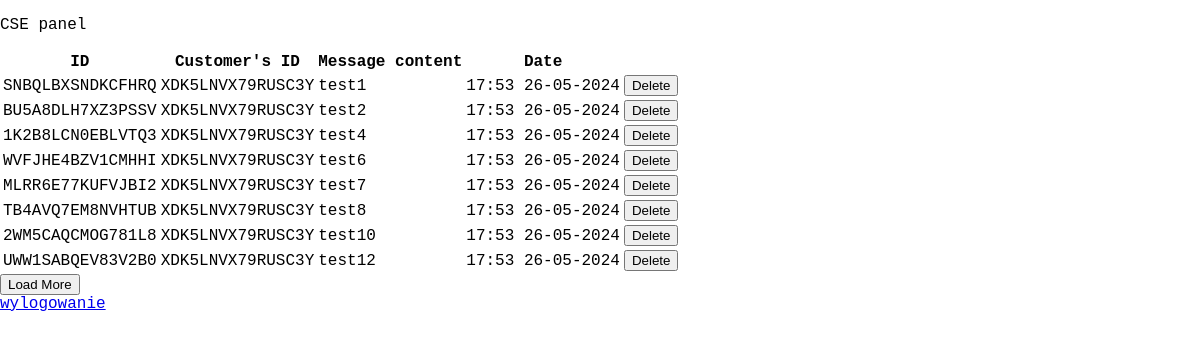
Before: /cse_dashboard (signed in) with the older database file.
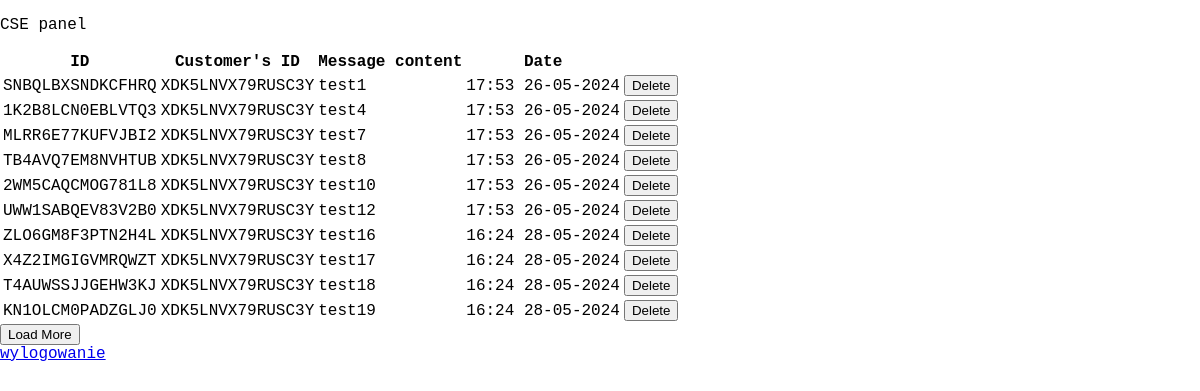
After: the same page with the newer database file.
### app/__init__.py (models this page shows, shortened)
class Messages(db.Model):
    __tablename__ = "Messages"
    message_id = db.Column(db.String(16), primary_key=True, unique=True)
    content = db.Column(db.String(1000), nullable=False)
    date = db.Column(db.DateTime, nullable=False)
    customer_id = db.Column(db.String(16), db.ForeignKey('Customers.customer_id'), nullable=False)
    cse_id = db.Column(db.String(16), db.ForeignKey('CustomerServiceEmployees.cse_id'), nullable=False)

### app/views.py (the view)
@app.route("/cse_dashboard", methods=['GET','POST'])
@login_required
def cse_dashboard():
    limit = 10
    offset = int(request.args.get('offset', 0))
    messages = get_messages(limit, offset)
    return render_template("cse_dashboard.html",messages=messages, offset=offset, limit=limit)

### app/models/utils.py (called while the page is built)
def beautify_date(list):
    for item in list:
        item.formatted_date  = item.date.strftime("%H:%M %d-%m-%Y")
    return list

def get_messages(limit: int, offset: int = 0):
    messages = Messages.query.all()
    messages.sort(key=lambda x: x.date, reverse=False)
    former_messages = messages[:offset+limit]
    return beautify_date(former_messages)

### app/views.py (called while the page is built)
@login_manager.user_loader
def load_user(pesel):
    return Users.query.get(pesel)

### app/templates/cse_dashboard.html (shortened to what this page needs)
{% extends 'base.html'%}
{% block body %}
<p>CSE panel</p>
<table>
    <tr>
        <th>ID</th>
        <th>Customer's ID</th>
        <th>Message content</th>
        <th>Date</th>
    </tr>
    {% for item in messages %}
    <tr>
        <td>{{ item.message_id }}</td>
        <td>{{ item.customer_id }}</td>
        <td>{{ item.content }}</td>
        <td>{{ item.formatted_date }}</td>
        <td>
            <form method="post" action="{{ url_for('delete_message', message_id=item.message_id) }}">
                <button type="submit">Delete</button>
            </form>
        </td>
    </tr>
    {% endfor %}
</table>
<form method="get" action="/cse_dashboard">
    <button type="submit">Load More</button>
</form>
<a href="{{ url_for('logout') }}" class="link">wylogowanie</a>
{% endblock %}

### app/templates/base.html (shortened to what this page needs)
<!DOCTYPE html>
<html lang="en">
<head>
    <link rel="stylesheet" href="{{ url_for('static', filename='css/main.css') }}">
</head>
<body>
    {% block body %}{% endblock %}
</body>
</html>

### app/static/css/main.css (style rules this page uses)
body { margin: 0; font-family: 'Courier New', Courier, monospace; }

Changed rows visible on the page:
removed Messages: message_id "BU5A8DLH7XZ3PSSV", customer_id "XDK5LNVX79RUSC3Y", content "test2", formatted_date "17:53 26-05-2024"
removed Messages: message_id "WVFJHE4BZV1CMHHI", customer_id "XDK5LNVX79RUSC3Y", content "test6", formatted_date "17:53 26-05-2024"
added Messages: message_id "ZLO6GM8F3PTN2H4L", customer_id "XDK5LNVX79RUSC3Y", content "test16", formatted_date "16:24 28-05-2024"
added Messages: message_id "X4Z2IMGIGVMRQWZT", customer_id "XDK5LNVX79RUSC3Y", content "test17", formatted_date "16:24 28-05-2024"
added Messages: message_id "T4AUWSSJJGEHW3KJ", customer_id "XDK5LNVX79RUSC3Y", content "test18", formatted_date "16:24 28-05-2024"
added Messages: message_id "KN1OLCM0PADZGLJ0", customer_id "XDK5LNVX79RUSC3Y", content "test19", formatted_date "16:24 28-05-2024"
